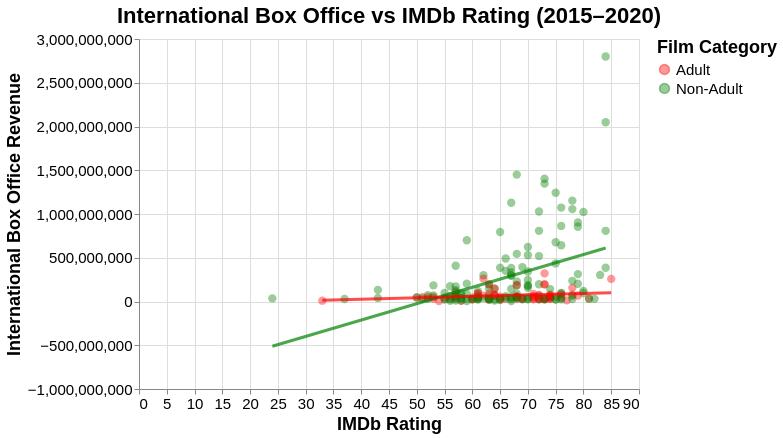

The notebook cell saved with this chart:
### Code cell
rq3_chart = (rq3_scatter + rq3_reg).configure_axis(
    labelFontSize=15,
    titleFontSize=18
).configure_title(
    fontSize=22
).configure_legend(
    labelFontSize=15,
    titleFontSize=18
)

rq3_chart

### Figure 1 — Vega-Lite specification as saved in the notebook (floating-point values rounded to 4 significant figures; data arrays with more than 128 entries replaced by an {"elided": "..."} marker saying what was removed)
{"config": {"view": {"continuousWidth": 300, "continuousHeight": 300}, "axis": {"labelFontSize": 15, "titleFontSize": 18}, "legend": {"labelFontSize": 15, "titleFontSize": 18}, "title": {"fontSize": 22}}, "layer": [{"mark": {"type": "circle", "opacity": 0.4, "size": 70}, "encoding": {"color": {"condition": {"param": "param_8", "field": "isAdult", "legend": {"labelExpr": "datum.label == 'true' ? 'Adult' : 'Non-Adult'"}, "scale": {"domain": [true, false], "range": ["red", "green"]}, "title": "Film Category", "type": "nominal"}, "value": "lightgray"}, "tooltip": [{"field": "imdb_ratings", "type": "quantitative"}, {"field": "gross", "type": "quantitative"}], "x": {"field": "imdb_ratings", "title": "IMDb Rating", "type": "quantitative"}, "y": {"field": "gross", "title": "International Box Office Revenue", "type": "quantitative"}}, "name": "view_7", "title": "International Box Office vs IMDb Rating (2015–2020)"}, {"mark": {"type": "line", "opacity": 0.7, "size": 3}, "encoding": {"color": {"condition": {"param": "param_8", "field": "isAdult", "legend": null, "scale": {"domain": [true, false], "range": ["red", "green"]}, "type": "nominal"}, "value": "lightgray"}, "x": {"field": "imdb_ratings", "type": "quantitative"}, "y": {"field": "gross", "type": "quantitative"}}, "transform": [{"on": "imdb_ratings", "regression": "gross", "groupby": ["isAdult"]}]}], "data": {"name": "data-d26bd9c826fcc180a5c8812db993881c"}, "height": 350, "params": [{"name": "param_8", "select": {"type": "point", "fields": ["isAdult"]}, "bind": "legend", "views": ["view_7"]}, {"name": "param_9", "select": {"type": "interval", "encodings": ["x", "y"]}, "bind": "scales", "views": ["view_7"]}], "width": 500, "$schema": "https://vega.github.io/schema/vega-lite/v5.20.1.json", "datasets": {"data-d26bd9c826fcc180a5c8812db993881c": {"elided": "203 records"}}}
